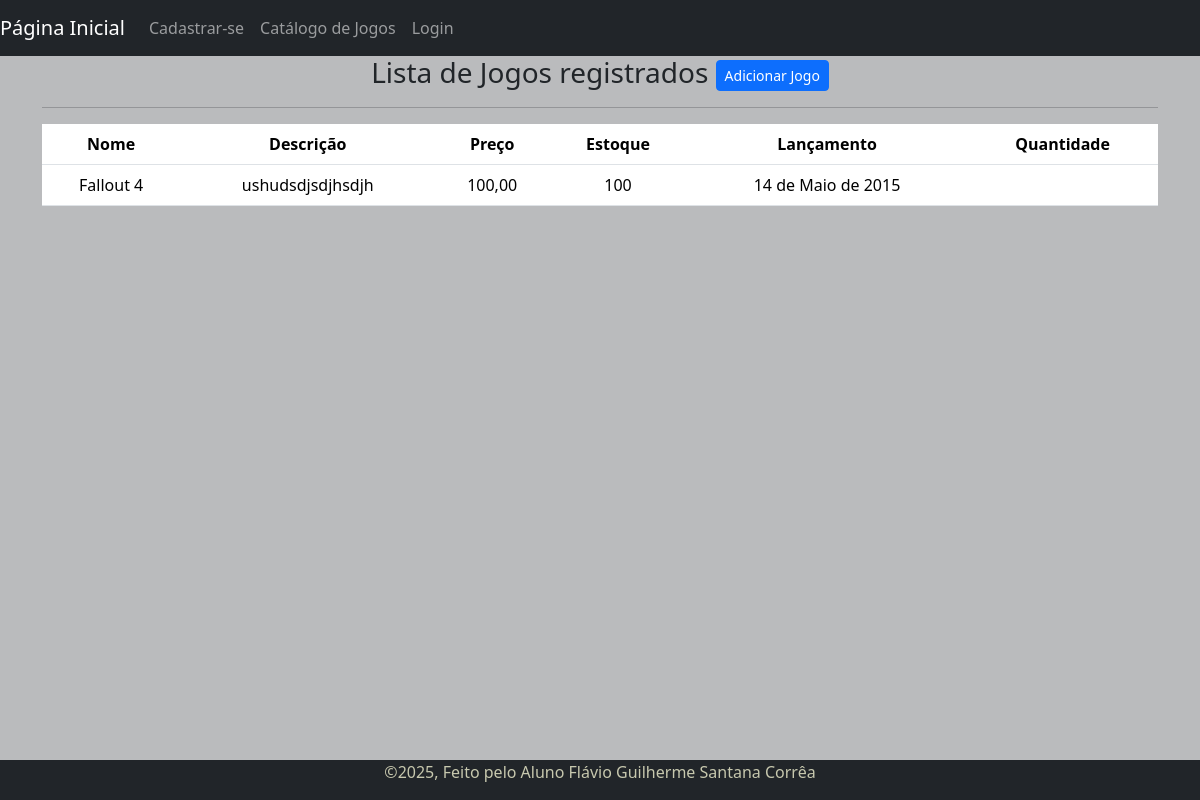
/listar/jogo/, run on the app's committed database.
### cadastros/models.py (models this page shows, shortened)
class Jogo(models.Model):
    nome = models.CharField(max_length=50)
    descricao = models.TextField()
    preco = models.DecimalField(max_digits = 10, decimal_places = 2)
    estoque = models.IntegerField()
    lancamento = models.DateField()

### cadastros/views.py (the view)
# urls.py: path('listar/jogo/',JogoList.as_view(),name='listar-jogo'),
class JogoList(ListView):
    model = Jogo
    template_name = 'cadastros/listas/jogo.html'

### cadastros/templates/cadastros/listas/jogo.html (shortened to what this page needs)
{% extends 'paginas/base.html' %} {% load static %}
{% block titulo %} Lista de Jogos {% endblock %} {% block conteudo %}
<h3>Lista de Jogos registrados
  <a href="{% url 'cadastrar-jogo' %}" class="btn btn-primary btn-sm float end">Adicionar Jogo</a>
</h3>
<hr>
<div class="table-responsive">
  <table class="table table=striped">
    <tr>
      <th>Nome</th>
      <th>Descrição</th>
      <th>Preço</th>
      <th>Estoque</th>
      <th>Lançamento</th>
      {% if user.groups.all.0.name == "Cliente" or not user.is_authenticated  %}
       <th>Quantidade</th>
      {%else%}
      <th>Opções</th>
      {% endif %}
    </tr>
    {% for jogo in object_list%}
    <tr>
      <td>{{jogo.nome}}</td>
      <td>{{jogo.descricao}}</td>
      <td>{{jogo.preco}}</td>
      <td>{{jogo.estoque}}</td>
      <td>{{jogo.lancamento}}</td>
      <td>
      </td>
    </tr>
    {% empty %}
    <tr>
      <td colspan="6">Nenhum campo registro</td>
    </tr>
    {% endfor %}
  </table>
</div>
{% endblock %}

### static/css/style.css (style rules this page uses)
body { display: flex; flex-direction: column; min-height: 100vh; background-color: #babbbd; color: #212529; margin: 0; font-family: 'Segoe UI', Tahoma, Verdana, sans-serif; font-size: 16px; }

### data on the page
Jogo: nome "Fallout 4", descricao "ushudsdjsdjhsdjh", preco "100,00", estoque "100", lancamento "14 de Maio de 2015"
